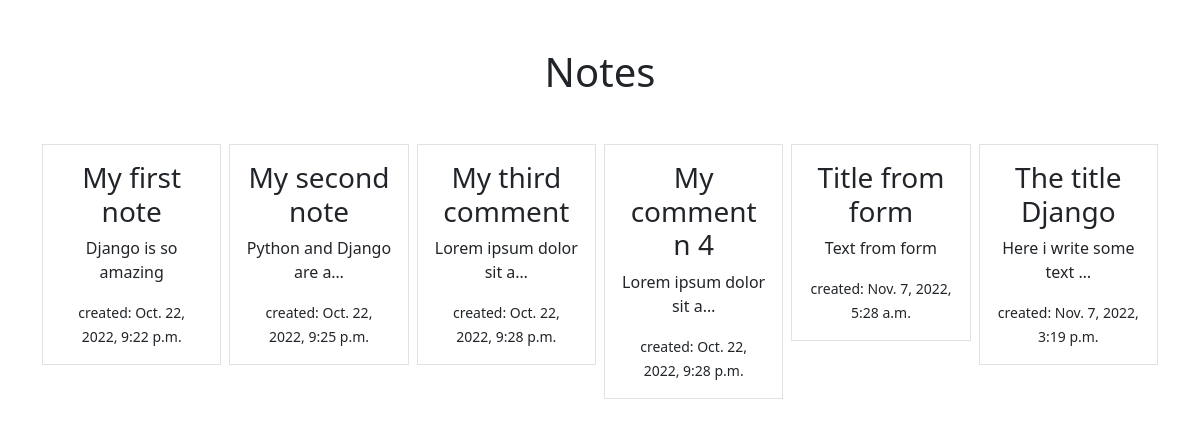
Before: /smart/notes/ with the older database file.
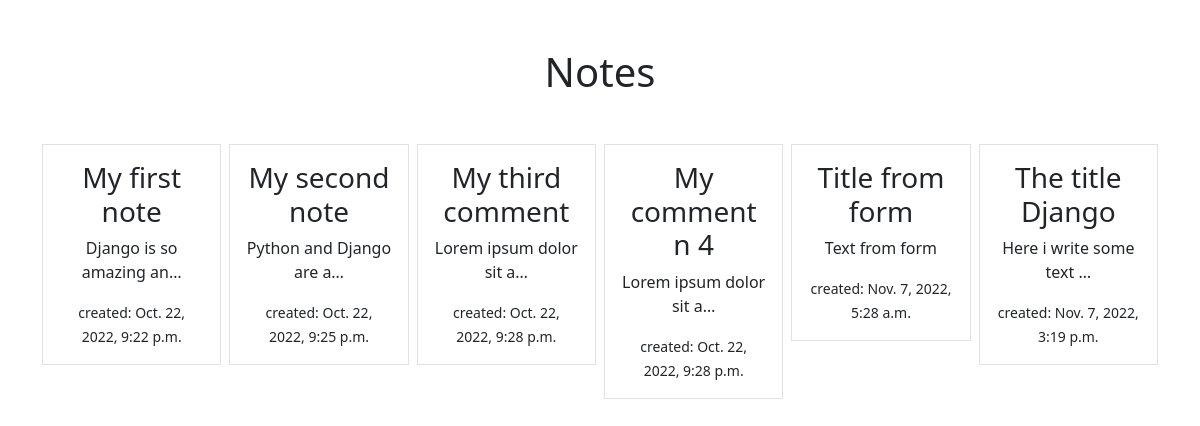
After: the same page with the newer database file.
### notes/models.py (models this page shows)
class Notes(models.Model):
    title = models.CharField(max_length=200)
    text = models.TextField()
    created = models.DateTimeField(auto_now_add=True)
    user = models.ForeignKey(User, on_delete=models.CASCADE, related_name="notes")

### notes/views.py (the view)
# urls.py: path('notes/', views.NotesListView.as_view(), name="notes.list"),
class NotesListView(ListView):
    model = Notes
    context_object_name = "notes"
    template_name = "notes/notes_list.html"

### notes/templates/notes/notes_list.html
{% extends "base.html" %}
{% block content %}
    <h1 class="my-5">Notes</h1>
    <div class="row row-cols3 g-2">
        {% for note in notes %}
            <div class="col">
                <div class="p-3 border">
                    <a class="text-dark text-decoration-none" href="{% url 'notes.detail' pk=note.id %}">
                        <h3>{{ note.title }}</h3>
                        <p>{{ note.text | truncatechars:24}}</p>
                        <small>created: {{ note.created }}</small>
                    </a>
                </div>
            </div>
        {% endfor %}
    </div>
{% endblock %}

Changed rows visible on the page:
changed Notes "My first note": text "Django is so amazing" → "Django is so amazing an…"
